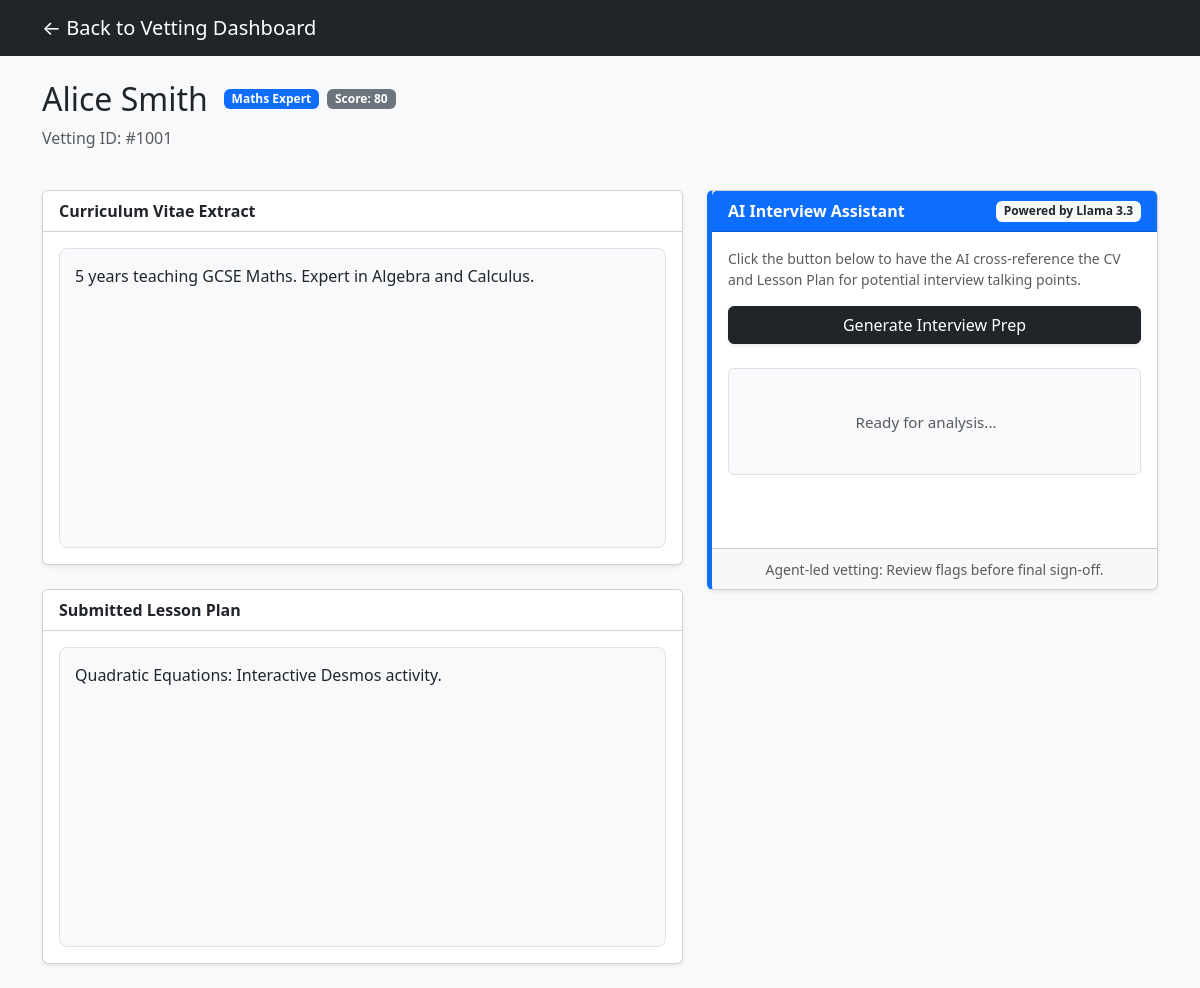
Page /tutor/1 on the committed database.
### models.py (models this page shows)
class Tutor(db.Model):
    id = db.Column(db.Integer, primary_key=True)
    name = db.Column(db.String(100))
    subject = db.Column(db.String(50))
    score = db.Column(db.Float, default=0.0)
    justification = db.Column(db.Text) # For the "Why 87?" blurb
    cv_id = db.Column(db.Integer, db.ForeignKey('document.id'))
    dbs_id = db.Column(db.Integer, db.ForeignKey('document.id'))
    lesson_id = db.Column(db.Integer, db.ForeignKey('document.id'))
    cv = db.relationship('Document', foreign_keys=[cv_id])
    dbs = db.relationship('Document', foreign_keys=[dbs_id])
    lesson = db.relationship('Document', foreign_keys=[lesson_id])

class Document(db.Model):
    id = db.Column(db.Integer, primary_key=True)
    type = db.Column(db.String(20)) # 'CV', 'DBS', 'LESSON'
    content = db.Column(db.Text)    # Synthetic text content

### app.py (the view)
@app.route("/tutor/<int:id>")
def tutor_profile(id):
    tutor = Tutor.query.get_or_404(id)
    return render_template("profile.html", tutor=tutor)

### templates/profile.html (shortened to what this page needs)
<!DOCTYPE html>
<html>
<head>
    <link href="https://cdn.jsdelivr.net/npm/bootstrap@5.3.0/dist/css/bootstrap.min.css" rel="stylesheet">
</head>
<body class="bg-light">
    <nav class="navbar navbar-dark bg-dark mb-4">
        <div class="container">
            <a class="navbar-brand" href="/">← Back to Vetting Dashboard</a>
        </div>
    </nav>
    <div class="container">
        <div class="row mb-4">
            <div class="col-12">
                <div class="d-flex align-items-center">
                    <h2 class="mb-0">{{ tutor.name }}</h2>
                    <span class="badge bg-primary ms-3">{{ tutor.subject }} Expert</span>
                    <span class="badge bg-secondary ms-2">Score: {{ tutor.score|int }}</span>
                </div>
                <p class="text-muted mt-2">Vetting ID: #{{ tutor.id }}00{{ tutor.id }}</p>
            </div>
        </div>
        <div class="row">
            <div class="col-md-7">
                <div class="card shadow-sm mb-4">
                    <div class="card-header bg-white fw-bold">Curriculum Vitae Extract</div>
                    <div class="card-body">
                        <div class="doc-section">
                            {{ tutor.cv.content }}
                        </div>
                    </div>
                </div>
                <div class="card shadow-sm mb-4">
                    <div class="card-header bg-white fw-bold">Submitted Lesson Plan</div>
                    <div class="card-body">
                        <div class="doc-section">
                            {{ tutor.lesson.content }}
                        </div>
                    </div>
                </div>
            </div>
            <div class="col-md-5">
                <div class="card shadow-sm insight-card">
                    <div class="card-header bg-primary text-white fw-bold d-flex justify-content-between align-items-center">
                        AI Interview Assistant
                        <span class="badge bg-light text-dark">Powered by Llama 3.3</span>
                    </div>
                    <div class="card-body">
                        <p class="small text-muted">Click the button below to have the AI cross-reference the CV and Lesson Plan for potential interview talking points.</p>
                        <button class="btn btn-dark w-100 mb-4 shadow-sm" onclick="getInsights({{ tutor.id }})">
                            Generate Interview Prep
                        </button>
                        <div id="insights-box" class="p-3 bg-light rounded border" style="white-space: pre-wrap; font-size: 0.95rem; line-height: 1.6;">
                            <span class="text-muted italic">Ready for analysis...</span>
                        </div>
                    </div>
                    <div class="card-footer text-center">
                        <small class="text-muted">Agent-led vetting: Review flags before final sign-off.</small>
                    </div>
                </div>
            </div>
        </div>
    </div>
</body>
</html>

### templates/profile.html (style rules this page uses)
.doc-section { height: 300px; overflow-y: auto; background: #f8f9fa; border-radius: 8px; padding: 15px; border: 1px solid #dee2e6; }
.insight-card { border-left: 5px solid #0d6efd; min-height: 400px; }

### rows in the picture
Tutor: name "Alice Smith", subject "Maths", score "80", id "1"
Document: cv.content "5 years teaching GCSE Maths. Expert in Algebra and Calculus."
Document: lesson.content "Quadratic Equations: Interactive Desmos activity."
